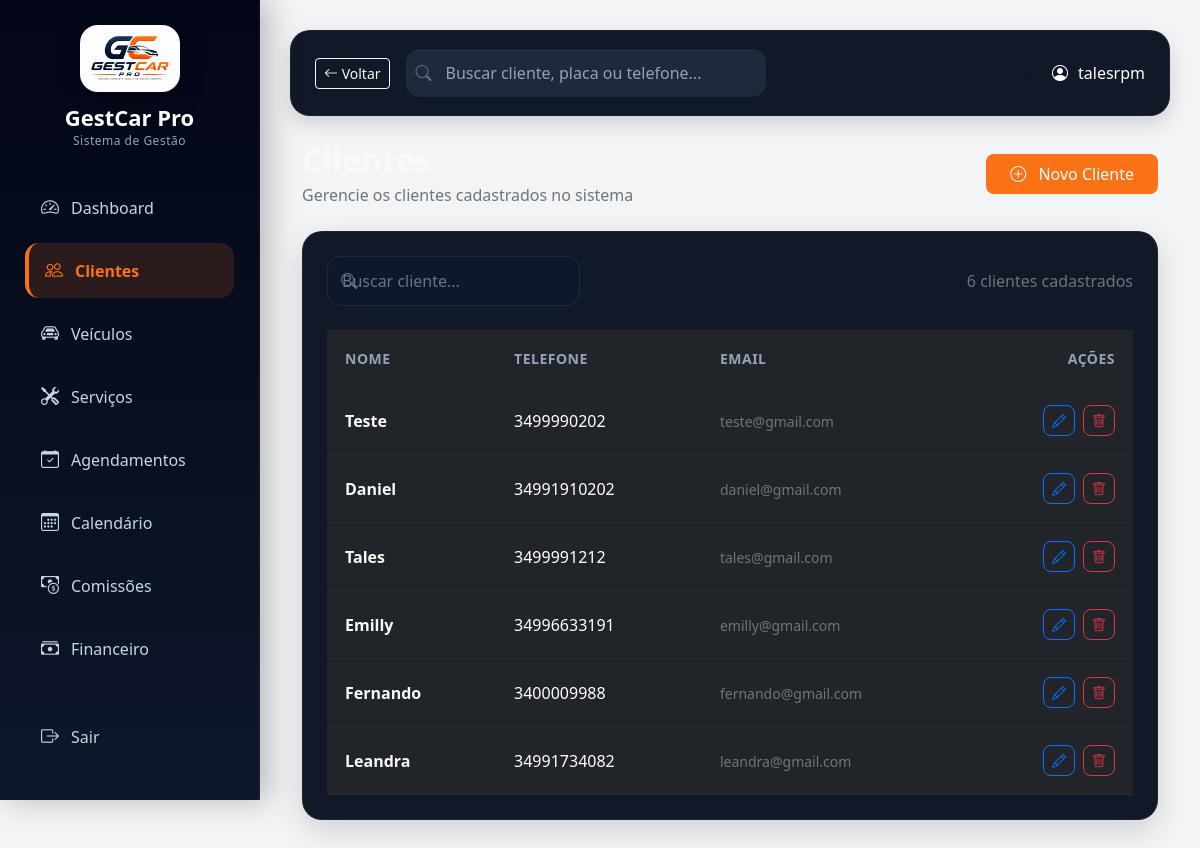
The app's page /clientes/ (signed in) with its own data.
### core/models.py (models this page shows, shortened)
class Cliente(models.Model):
    nome = models.CharField(max_length=100)
    telefone = models.CharField(max_length=20)
    email = models.EmailField(blank=True, null=True)
    data_cadastro = models.DateTimeField(auto_now_add=True)

### core/views.py (the view)
# urls.py: path('clientes/', views.listar_clientes, name='listar_clientes'),
@login_required
def listar_clientes(request):
    clientes = Cliente.objects.all()
    return render(request, 'core/clientes/listar.html', {'clientes': clientes})

### core/templates/core/clientes/listar.html (shortened to what this page needs)
{% extends 'core/base.html' %}
{% block content %}
<div class="container-fluid">
    <div class="d-flex justify-content-between align-items-center mb-4">
        <div>
            <h2 class="fw-bold text-light mb-1">
            </h2>
            <p class="text-secondary mb-0">
                Gerencie os clientes cadastrados no sistema
            </p>
        </div>
        <a href="{% url 'cadastrar_cliente' %}"
           class="btn btn-primary px-4 py-2 rounded-3">
            <i class="bi bi-plus-circle me-2"></i>
            Novo Cliente
        </a>
    </div>
    <div class="card border-0 rounded-4 shadow-sm"
         style="
         background:#111827;
         border:1px solid rgba(255,255,255,.05);
         ">
        <div class="card-body p-4">
            <div class="row align-items-center mb-4">
                <div class="col-lg-4">
                    <div class="position-relative">
                        <i class="bi bi-search position-absolute"
                           style="
                           left:14px;
                           top:50%;
                           transform:translateY(-50%);
                           color:#64748b;
                           "></i>
                        <input
                        type="text"
                        id="buscarCliente"
                        class="form-control ps-5"
                        placeholder="Buscar cliente..."
                        onkeyup="filtrarClientes()">
                    </div>
                </div>
                <div class="col-lg-8 text-end">
                    <span class="text-secondary">
                        {{ clientes|length }} clientes cadastrados
                    </span>
                </div>
            </div>
            <div class="table-responsive">
                <table id="tabelaClientes"
                       class="table table-dark align-middle mb-0 custom-table">
                    <thead>
                        <tr>
                            <th>
                                Nome
                            </th>
                            <th>
                                Telefone
                            </th>
                            <th>
                                Email
                            </th>
                            <th class="text-end">
                                Ações
                            </th>
                        </tr>
                    </thead>
                    <tbody>
                        {% for cliente in clientes %}
                        <tr>
                            <td>
                                <div class="fw-semibold text-light">
                                    {{ cliente.nome }}
                                </div>
                            </td>
                            <td>
                                {{ cliente.telefone }}
                            </td>
                            <td>
                                <small class="text-secondary">
                                    {{ cliente.email }}
                                </small>
                            </td>
                            <td class="text-end">
                                <div class="d-flex gap-2 justify-content-end">
                                    <a href="{% url 'editar_cliente' cliente.id %}"
                                       class="btn btn-sm btn-outline-primary rounded-3">
                                        <i class="bi bi-pencil"></i>
                                    </a>
                                    <a href="{% url 'excluir_cliente' cliente.id %}"
                                       class="btn btn-sm btn-outline-danger rounded-3">
                                        <i class="bi bi-trash"></i>
                                    </a>
                                </div>
                            </td>
                        </tr>
                        {% endfor %}
                    </tbody>
                </table>
            </div>
        </div>
    </div>
</div>
{% endblock %}

### core/templates/core/base.html (shortened to what this page needs)
{% load static %}
<!DOCTYPE html>
<html lang="pt-br">
<head>
<link href="https://cdn.jsdelivr.net/npm/bootstrap@5.3.2/dist/css/bootstrap.min.css" rel="stylesheet">
<link rel="stylesheet" href="https://cdn.jsdelivr.net/npm/bootstrap-icons@1.11.1/font/bootstrap-icons.css">
<link href="https://cdn.jsdelivr.net/npm/fullcalendar@6.1.8/index.global.min.css" rel="stylesheet">
</head>
<body>
<div class="sidebar">
<div class="logo-box">
<img src="{% static 'img/logogestcar.png' %}"
class="logo-img">
<h3 class="logo-title">
GestCar Pro
</h3>
<small class="logo-subtitle">
Sistema de Gestão
</small>
</div>
<a href="/" class="{% if request.path == '/' %}active{% endif %}">
<i class="bi bi-speedometer2"></i> Dashboard
</a>
<a href="/clientes/" class="{% if '/clientes' in request.path %}active{% endif %}">
<i class="bi bi-people"></i> Clientes
</a>
<a href="/veiculos/" class="{% if '/veiculos' in request.path %}active{% endif %}">
<i class="bi bi-car-front"></i> Veículos
</a>
<a href="/servicos/" class="{% if '/servicos' in request.path %}active{% endif %}">
<i class="bi bi-tools"></i> Serviços
</a>
<a href="/agendamentos/" class="{% if '/agendamentos' in request.path %}active{% endif %}">
<i class="bi bi-calendar-check"></i> Agendamentos
</a>
<a href="/calendario/" class="{% if '/calendario' in request.path %}active{% endif %}">
<i class="bi bi-calendar3"></i> Calendário
</a>
<a href="/comissoes/" class="{% if '/comissoes' in request.path %}active{% endif %}">
<i class="bi bi-cash-coin"></i> Comissões
</a>
<a href="{% url 'listar_financeiro' %}"
class="{% if '/financeiro' in request.path %}active{% endif %}">
<i class="bi bi-cash-stack"></i>Financeiro
</a>
<hr>
<a href="{% url 'logout' %}">
<i class="bi bi-box-arrow-right"></i> Sair
</a>
</div>
<div class="main">
<div class="topbar">
<div class="d-flex align-items-center gap-3">
{% if request.path != "/" %}
<button onclick="history.back()" class="btn btn-outline-light btn-sm">
<i class="bi bi-arrow-left"></i> Voltar
</button>
{% endif %}
<div class="search-box">
<i class="bi bi-search search-icon"></i>
<form action="/busca/" method="get">
<input
type="text"
name="q"
id="buscaGlobal"
placeholder="Buscar cliente, placa ou telefone..."
autocomplete="off"
>
</form>
</div>
</div>
<div class="user-box">
<button onclick="toggleDarkMode()" class="btn btn-theme btn-sm">
<i class="bi bi-moon"></i>
</button>
<i class="bi bi-person-circle"></i>
{{ request.user.username }}
</div>
</div>
{% block content %}
{% endblock %}
</div>
</body>
</html>

### core/templates/core/base.html (style rules this page uses)
:root { --bg:#f3f4f6; --sidebar:#111827; --text:#111827; --hover:#1f2937; --active:#2563eb; --brand:#f97316; }
body { background:var(--bg); color:var(--text); font-family:Segoe UI; margin:0; transition:.3s; }
.sidebar { width:260px; height:100vh; background:linear-gradient( 180deg, #020617 0%, #0f172a 100% ); position:fixed; padding:25px; border-right:1px solid rgba(255,255,255,.05); box-shadow:8px 0 30px rgba(0,0,0,.25); }
.sidebar a { display:flex; align-items:center; gap:10px; padding:14px 16px; border-radius:14px; color:#cbd5e1; text-decoration:none; margin-bottom:8px; transition:.25s; font-weight:500; }
.sidebar a.active { background:rgba(249,115,22,.15); color:#f97316; font-weight:600; border-left:4px solid #f97316; }
.sidebar i { font-size:18px; min-width:20px; }
.logo-box { display:flex; flex-direction:column; align-items:center; margin-bottom:30px; }
.logo-img { width:100px; border-radius:18px; margin-bottom:12px; box-shadow:0 8px 25px rgba(0,0,0,.25); transition:.3s; }
.logo-title { color:#fff; font-size:22px; font-weight:700; margin:0; line-height:1.2; }
.logo-subtitle { color:#94a3b8; font-size:12px; letter-spacing:.5px; margin-top:2px; }
.main { margin-left:260px; padding:30px; }
.topbar { display:flex; justify-content:space-between; align-items:center; margin-bottom:25px; padding:18px 24px; background:#111827; border-radius:20px; border:1px solid rgba(255,255,255,.05); box-shadow:0 8px 20px rgba(0,0,0,.15); }
.topbar { color:white; }
.user-box { display:flex; align-items:center; gap:10px; }
.search-box { position:relative; width:360px; }
.search-box input { width:100%; height:48px; padding:10px 15px 10px 40px; border-radius:14px; border:none; outline:none; background:#1e293b; color:white; }
.search-box input::placeholder { color:#94a3b8; }
.search-icon { position:absolute; left:10px; top:50%; transform:translateY(-50%); color:#64748b; }
.btn { transition:0.2s; }
.btn-theme { border:1px solid var(--text); color:var(--text); background:transparent; }
.form-control, .form-select { background:#0f172a !important; border:1px solid rgba(255,255,255,.08) !important; color:#fff !important; border-radius:14px !important; padding:12px 14px !important; transition:.25s; box-shadow:none !important; }
.form-control::placeholder { color:#64748b; }
.custom-table { margin:0; }
.custom-table thead { background:#0f172a; }
.custom-table thead th { border:none !important; padding:18px !important; font-size:14px; font-weight:600; color:#94a3b8 !important; text-transform:uppercase; letter-spacing:.5px; }
.custom-table tbody tr { border-color:rgba(255,255,255,.04) !important; transition:.2s; }
.custom-table tbody td { padding:18px !important; border-color:rgba(255,255,255,.04) !important; vertical-align:middle; }
.card { background:#111827 !important; border:1px solid rgba(255,255,255,.05) !important; border-radius:20px !important; box-shadow:0 10px 30px rgba(0,0,0,.15) !important; }
.card-body { padding:24px !important; }
.btn-primary { background:#f97316 !important; border:none !important; }

### records on screen
Cliente: nome "Teste", telefone "3499990202", email "teste@gmail.com"
Cliente: nome "Daniel", telefone "34991910202", email "daniel@gmail.com"
Cliente: nome "Tales", telefone "3499991212", email "tales@gmail.com"
Cliente: nome "Emilly", telefone "34996633191", email "emilly@gmail.com"
Cliente: nome "Fernando", telefone "3400009988", email "fernando@gmail.com"
Cliente: nome "Leandra", telefone "34991734082", email "leandra@gmail.com"

### other values on screen
{{ request.user.username }} "talesrpm"
{{ clientes|length }} "6"
